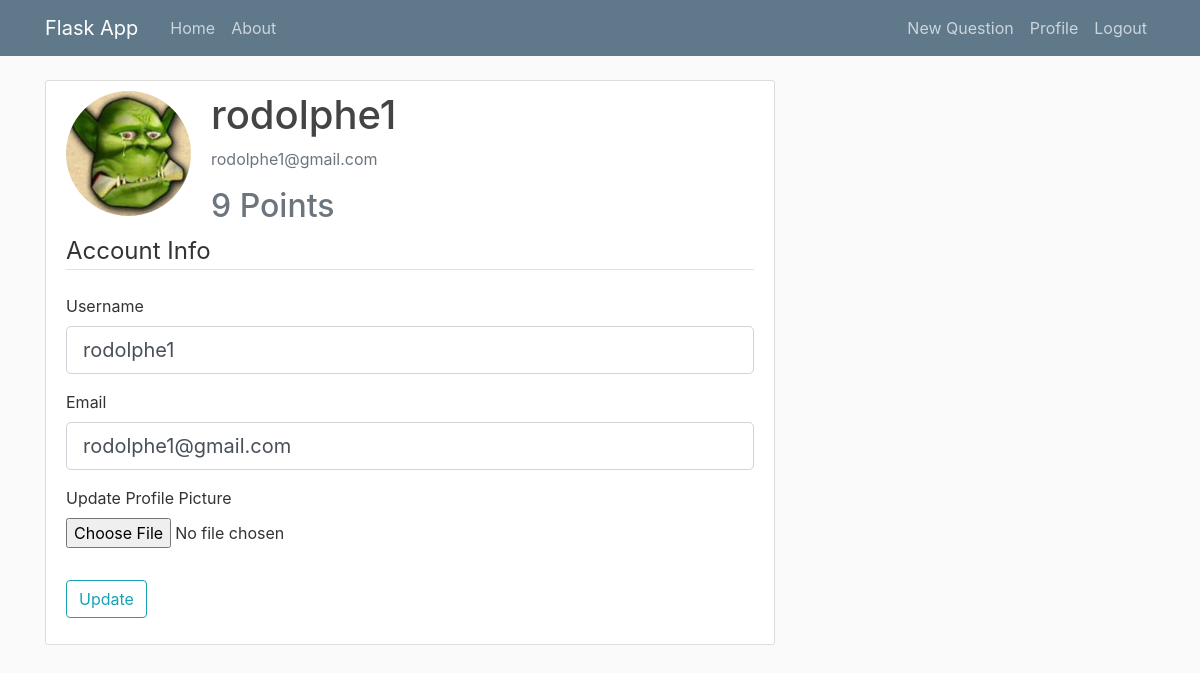
Page /account (signed in) on the committed database.
### webapp/models.py (models this page shows, shortened)
class User(db.Model, UserMixin):									#Create a Table named 'user' (in lowercase) inheriting from db.Model
	id = db.Column(db.Integer, primary_key=True)
	username = db.Column(db.String(20), unique=True, nullable=False)
	email = db.Column(db.String(120), unique=True, nullable=False)
	image_file = db.Column(db.String(20), nullable=False, default='default.jpg')
	password = db.Column(db.String(60), nullable=False)
	points = db.Column(db.Integer, nullable=False)
	questions = db.relationship('Questions', backref='author', lazy=True)					#Define the relationship with the post (to make a foreign key in Post table)

### webapp/routes.py (the view)
@app.route('/account', methods=['GET', 'POST'])
@login_required												# login is required to access this page
def account():
	form = UpdateAccountForm()
	if form.validate_on_submit():
		if form.picture.data:     							#if a data is in the picture field
			picture_file = save_picture(form.picture.data) #using the save_picture function coded before to save picture
			current_user.image_file = picture_file        # Save the picture path to the current user image_file column in the database
		current_user.email = form.email.data
		db.session.commit()
		flash('Your account has been updated', 'success')
		return redirect(url_for('account'))
	elif request.method == 'GET':																			#to write current user's informations when we go to the profile page
		form.username.data = current_user.username
		form.email.data = current_user.email
	image_file = url_for('static', filename='profile_pics/' + current_user.image_file) 						# Create a variable containing the profile pic of the user
	return render_template('account.html', title='Account', image_file=image_file, form=form)

### webapp/forms.py (shortened to what this page needs)
class UpdateAccountForm(FlaskForm): #Creating a class inheriting FlaskForm class (it's our form)
	username = StringField('Username', validators=[DataRequired(), Length(min=2, max=20)])	   #We need to instanciate imported classes to create each different fields, the 'Username' variable is the label in the HTML page
	email = StringField('Email', validators=[DataRequired(), Email()])
	picture = FileField('Update Profile Picture', validators=[FileAllowed(['jpg', 'png'])]) 	#picture change field
	submit = SubmitField('Update')

### webapp/models.py (called while the page is built)
@login_manager.user_loader
def load_user(user_id):
	return User.query.get(user_id)

### webapp/templates/account.html (shortened to what this page needs)
{% extends "layout.html" %}
{% block content %}
	<div class="content-section">
	  <div class="media">
	    <img class="rounded-circle account-img" src="{{ image_file }}">
	    <div class="media-body">
	      <h2 class="account-heading">{{ current_user.username }}</h2>
	      <p class="text-secondary">{{ current_user.email }}</p>
	      <h2 class="text-secondary">{{ current_user.points }} Points</h2>
	    </div>
	  </div>
			<form method="POST" action="" enctype="multipart/form-data">
				<fieldset class="form-group">
					<legend class="border-bottom mb-4">Account Info</legend>
					<div class="form-group">
						{{ form.username.label(class="form-control-label") }}
						{% if form.username.errors %}
							{{ form.username(class="form-control form-control-lg is-invalid") }}
							<div class="invalid-feedback">
								{% for error in form.username.errors %}
									<span>{{ error }}</span>
								{% endfor %}
							</div>
						{% else %}
							{{ form.username(class="form-control form-control-lg") }}
						{% endif %}
					</div>
					<div class="form-group">
						{{ form.email.label(class="form-control-label") }}
						{% if form.email.errors %}
							{{ form.email(class="form-control form-control-lg is-invalid") }}
							<div class="invalid-feedback">
								{% for error in form.email.errors %}
									<span>{{ error }}</span>
								{% endfor %}
							</div>
						{% else %}
							{{ form.email(class="form-control form-control-lg") }}
						{% endif %}
					</div>
					<div class="form-group">
						{{ form.picture.label() }}
						{{ form.picture(class="form-control-file") }}
					</div>
				</fieldset>
				<div class="form-group">
					{{ form.submit(class="btn btn-outline-info") }}
				</div>
			</form>
	</div>
{% endblock %}

### webapp/static/main.css (style rules this page uses)
body { background: #fafafa; color: #333333; margin-top: 5rem; }
h1, h2, h3, h4, h5, h6 { color: #444444; }
.content-section { background: #ffffff; padding: 10px 20px; border: 1px solid #dddddd; border-radius: 3px; margin-bottom: 20px; }
.account-img { height: 125px; width: 125px; margin-right: 20px; margin-bottom: 16px; }
.account-heading { font-size: 2.5rem; }

### rows in the picture
User: username "rodolphe1", email "rodolphe1@gmail.com", points "9"
